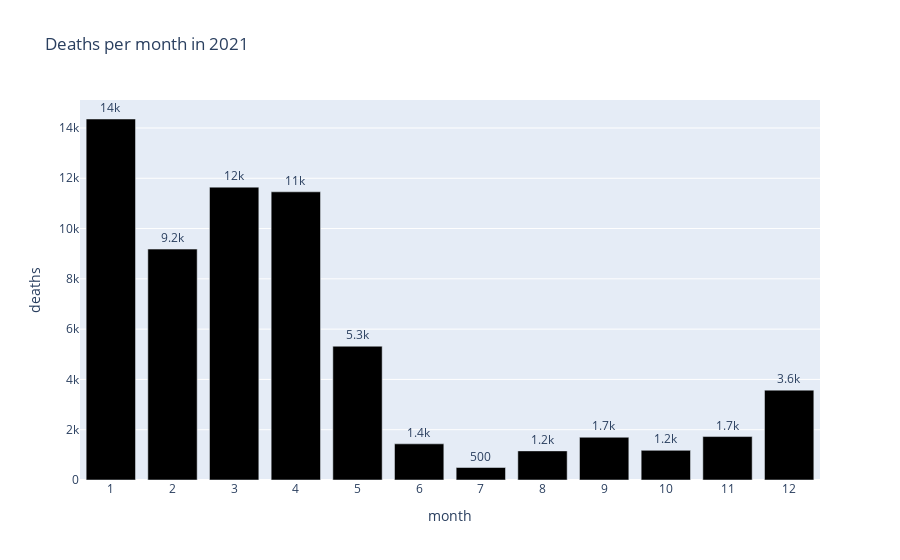

The cell this chart's notebook holds for it:
### Code cell
deaths_ita_2021=deaths_ita[deaths_ita['year']==2021]
table_2021=deaths_ita_2021.pivot_table(index='month', values='deaths', aggfunc='sum')
df_2021=table_2021.reset_index()

fig = px.bar(df_2021, x="month", y="deaths", title='Deaths per month in 2021', text_auto='.2s')
fig.update_traces(marker_color='black')
fig.update_xaxes(type='category')
fig.update_traces(textfont_size=12, textangle=0, textposition="outside", cliponaxis=False)
fig.show()

### Figure 1 — Plotly figure (JSON) as saved in the notebook; plotly's stock layout.template omitted (floating-point values rounded to 4 significant figures)
{"data": [{"alignmentgroup": "True", "cliponaxis": false, "hovertemplate": "month=%{x}<br>deaths=%{y}<extra></extra>", "legendgroup": "", "marker": {"color": "black", "pattern": {"shape": ""}}, "name": "", "offsetgroup": "", "orientation": "v", "showlegend": false, "textangle": 0, "textfont": {"size": 12}, "textposition": "outside", "texttemplate": "%{y:.2s}", "type": "bar", "x": [1, 2, 3, 4, 5, 6, 7, 8, 9, 10, 11, 12], "xaxis": "x", "y": [14357, 9183, 11647, 11461, 5321, 1438, 497, 1158, 1700, 1179, 1728, 3574], "yaxis": "y"}], "layout": {"barmode": "relative", "legend": {"tracegroupgap": 0}, "title": {"text": "Deaths per month in 2021"}, "xaxis": {"anchor": "y", "domain": [0, 1], "title": {"text": "month"}, "type": "category"}, "yaxis": {"anchor": "x", "domain": [0, 1], "title": {"text": "deaths"}}}}
